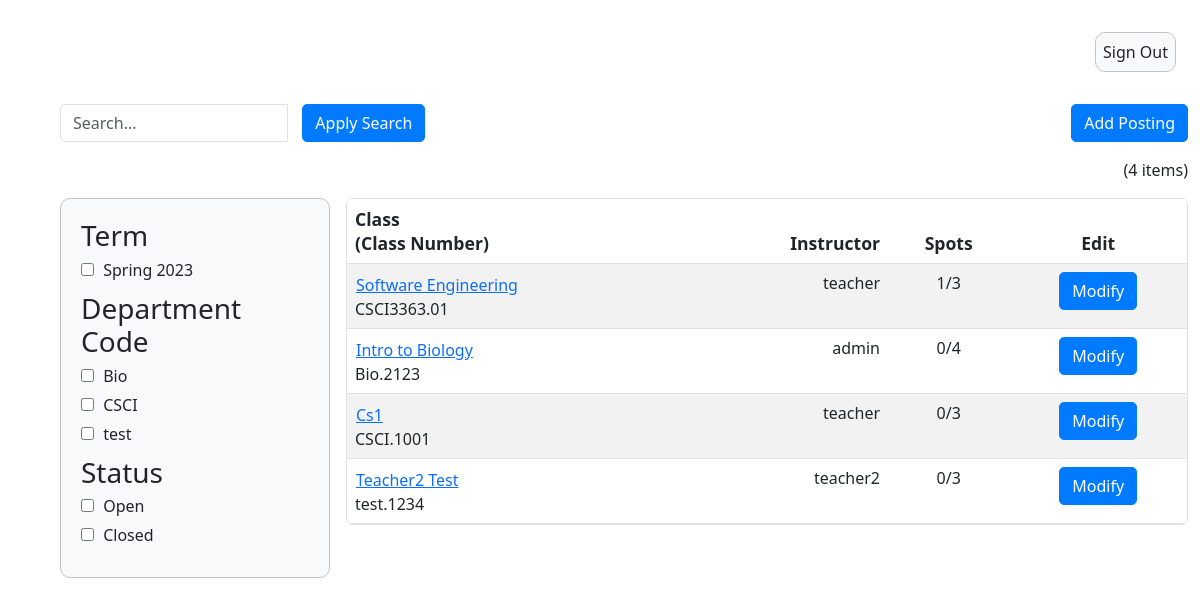
/admin_summary/, run on the app's committed database.
### InstructorAddCourse/models.py (models this page shows)
class InstructorAddCourse(models.Model):
	course_instructor = models.ForeignKey(User, on_delete=models.CASCADE)
	course_name = models.CharField(max_length=255)
	course_number = models.CharField(max_length=255)
	course_instructor = models.CharField(max_length=255)
	description = models.CharField(max_length=800)
	total_time_commitment = models.DecimalField(max_digits=2, decimal_places=0, validators=[MinValueValidator(0)], default=0)
	has_discussion = models.CharField(choices=[('yes', 'Yes'),('no', 'No')], max_length=50, default='')
	num_ta_needed = models.DecimalField(max_digits=2, decimal_places=0, validators=[MinValueValidator(0)], default=0)
	curr_num_ta = models.IntegerField(default=0)
	graded_meeting = models.CharField(choices=[('yes', 'Yes'),('no', 'No')], max_length=50, default='')
	office_hours = models.DecimalField(max_digits=2, decimal_places=0, validators=[MinValueValidator(0)], default=0)
	other_info = models.CharField(max_length=800, default=None)
	term = models.CharField(default=get_default_term(), max_length=100)

### adminSummary/views.py (the view)
# urls.py: path('admin_summary/', admin_summary_view),
def admin_summary_view(response):
    search_query = response.GET.get('q', '')
    term_filter = response.GET.get('term', '')
    status_filter = response.GET.get('status', '')
    dept_filter = response.GET.get('dept-code', '')
    course_objects = InstructorAddCourse.objects.all()
    applied_filters = []
    if search_query:
        course_objects = course_objects.filter(
            course_name__icontains=search_query)
        applied_filters.append(('q', search_query))
    if term_filter:
        if term_filter in term_keys:
            course_objects = [course for course in course_objects if get_term(
                course) == term_filter]
            applied_filters.append(('term', term_filter))
    if dept_filter:
        if dept_filter in dept_keys:
            course_objects = [course for course in course_objects if get_dept(
                course) == dept_filter]
            applied_filters.append(('dept-code', dept_filter))
    if status_filter:
        if status_filter in status_keys:
            course_objects = [course for course in course_objects if get_status(
                course) == status_filter]
            applied_filters.append(('status', status_filter))
    else:
        applied_filters = [f for f in applied_filters if f[0] != 'status']
    applications = []
    if 'course_number' in response.session:
        course_number = response.session['course_number']
        applications = Application.objects.filter(course_number=course_number).exclude(student_response='A')
        del response.session['course_number']
    course_count = len(course_objects)
    context = {'course_objects': course_objects,
               'course_count': course_count, 'applied_filters': applied_filters,
               'term_keys': term_keys, 'dept_keys': dept_keys,
               'applications': applications}
    return render(response, "adminSummary.html", context)

### templates/adminSummary.html (shortened to what this page needs)
{% extends 'appbase.html' %} {% block content %} {% load static %} {% load static admin_templatetags %}
<!DOCTYPE html>
<html>
  <head>
    <link rel="stylesheet" href="{% static 'adminSummary.css' %}" />
  </head>
  <body>
    <div class="container-fluid">
      <form method="get">
      <div class="row">
        <div class="col-md-4">
            <div class="input-group">
              <input
                type="text"
                class="form-control"
                id="search"
                name="q"
                placeholder="Search..."
              />
              <div class="input-group-btn input-space">
                <button type="submit" class="btn btn-primary">
                  Apply Search
                </button>
              </div>
            </div>
        </div>
        <div class="col-md-4">
        </div>
        <div class="col-md-4">
          <div class="text-end">
            <a href="{% url 'add_course' %}" id="add-posting-btn" class="btn btn-primary">
              Add Posting
            </a>
          </div>
        </div>
      </div>
      <div class="row" id="item-row">
        <div class="col-sm">
          <div class="text-end">({{course_count}} items)</div>
        </div>
      </div>
      <div class="row">
        <div class="col-sm-3">
          <div class="filter-box">
            <div class="filter-group">
              <h3>Term</h3>
              {% for term in term_keys %}
              <label>
                <input type="checkbox" name="term" value="{{ term }}" /> {{ term }}
              </label>
              {% endfor %}
            </div>
            <div class="filter-group">
              <h3>Department Code</h3>
              {% for dept in dept_keys %}
              <label>
                <input type="checkbox" name="dept-code" value="{{ dept }}" /> {{ dept }}
              </label>
              {% endfor %}
            </div>
            <div class="filter-group">
              <h3>Status</h3>
              <label>
                <input type="checkbox" name="status" value="Open"/> Open
            </label>
            <label>
                <input type="checkbox" name="status" value="Closed"/> Closed
            </label>
            </div>
          </div>
        </div>
        <div class="col-sm-9">
          <table class="table table-striped table-hover rounded overflow-hidden">
            <thead>
              <tr>
                <th>Class<br />(Class Number)</th>
                <th class="text-end">Instructor</th>
                <th class="text-center">Spots</th>
                <th class="text-center">Edit</th>
              </tr>
            </thead>
            <tbody id="table-body">
              {% for course in course_objects %}
              <form method="post" action="{% url 'show_applications' %}">
                <tr>
                  <td>
                    <button type="submit" class="btn btn-link p-0 m-0 text-start course-name-button">{{ course.course_name }}</button>
                    <br />{{ course.course_number }}
                  </td>
                  <td class="text-end">{{ course.course_instructor }}</td>
                  <td class="text-center">
                    {{course.curr_num_ta}}/{{ course.num_ta_needed }}
                  </td>
                  <td class="text-center">
                    <a href="{% url 'edit_course' course.id %}" class="btn btn-primary">Modify</a>
                  </td>
                </tr>
              </form>
            {% endfor %}
            </tbody>
          </table>
        </div>
      </div>
    </form>
  </div>
</body>
</html>
{% endblock %}

### static/adminSummary.css (style rules this page uses)
body { height: 100%; }
table { background: white; border: 1px solid #c3c3c3; border-radius: 5px; width: 50%; border-spacing: 0px; border-collapse: separate; }
table th { font-weight: 600; font-size: 1.1em; background: #c6c6c6; }
table td { background: transparent; }
.filter-box { padding: 20px; border: 1px solid #c3c3c3; background-color: #f8f9fa; border-radius: 10px; }
.filter-group { margin-bottom: 10px; }
.filter-group h3 { margin-top: 0; margin-bottom: 5px; }
.filter-group label { display: block; margin-bottom: 5px; }
.filter-group input[type="checkbox"] { margin-right: 5px; }
[class*="col"] { padding: 0.5rem; }
.input-group-btn.input-space { padding-left: 15px; }
.form-control { border-radius: 5px; }
.btn-primary { background-color: #007bff; border-color: #007bff; border-radius: 5px; }

### data on the page
InstructorAddCourse: course_name "Software Engineering", course_number "CSCI3363.01", course_instructor "teacher", curr_num_ta "1", num_ta_needed "3"
InstructorAddCourse: course_name "Intro to Biology", course_number "Bio.2123", course_instructor "admin", curr_num_ta "0", num_ta_needed "4"
InstructorAddCourse: course_name "Cs1", course_number "CSCI.1001", course_instructor "teacher", curr_num_ta "0", num_ta_needed "3"
InstructorAddCourse: course_name "Teacher2 Test", course_number "test.1234", course_instructor "teacher2", curr_num_ta "0", num_ta_needed "3"

### other printed values
{{ course_count }} "4"
{{ term }} "Spring 2023"
{{ dept }} "Bio" "CSCI" "test"
